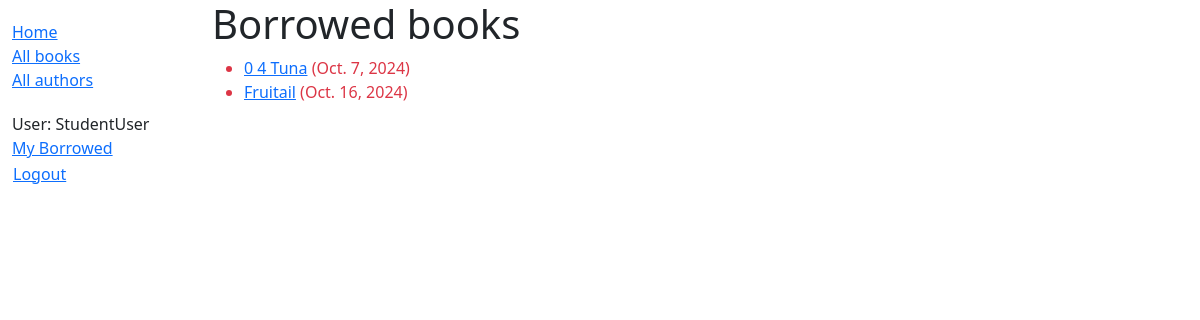
Page /catalog/mybooks/ (signed in) on the earlier database version.
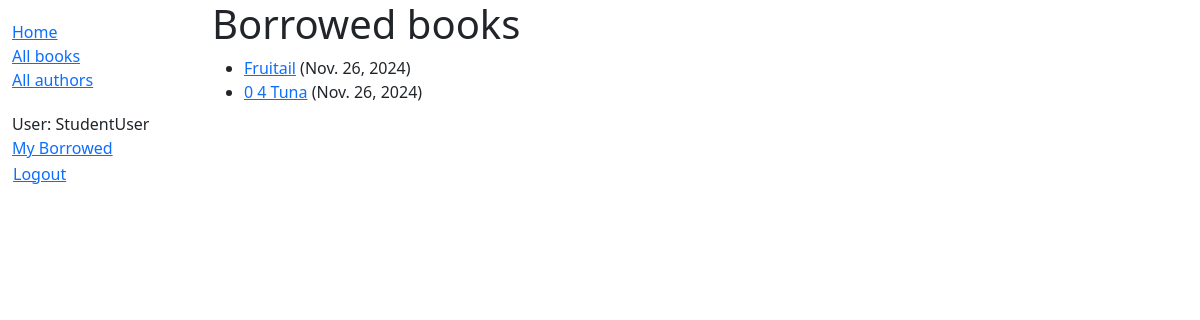
Same page on the later database version.
### catalog/models.py (models this page shows, shortened)
class BookInstance(models.Model):
    id = models.UUIDField(primary_key=True, default=uuid.uuid4,
                          help_text="Unique ID for this particular book across whole library")
    book = models.ForeignKey('Book', on_delete=models.RESTRICT, null=True)
    imprint = models.CharField(max_length=200)
    due_back = models.DateField(null=True, blank=True)
    borrower = models.ForeignKey(settings.AUTH_USER_MODEL, on_delete=models.SET_NULL, null=True, blank=True)
    LOAN_STATUS = (
        ('m', 'Maintenance'),
        ('o', 'On loan'),
        ('a', 'Available'),
        ('r', 'Reserved'),
    )
    status = models.CharField(
        max_length=1,
        choices=LOAN_STATUS,
        blank=True,
        default='m',
        help_text='Book availability',
    )
    class Meta:
        ordering = ['due_back']
        permissions = (("can_mark_returned", "Set book as returned"),)
    def display_status(self):
        """String representing the status of the book instance. in admin page"""
        return f'{self.status}'
    display_status.short_description = 'Status'
    def display_expected_return_date(self):
        """String representing the expected return date of the book instance. in admin page"""
        return f'{self.due_back}'
    display_expected_return_date.short_description = 'Due Back'
    @property
    def is_overdue(self):
        return bool(self.due_back and date.today() > self.due_back)

class Book(models.Model):
    title = models.CharField(max_length=200)
    author = models.ForeignKey('Author', on_delete=models.RESTRICT, null=True)
    summary = models.TextField(
        max_length=1000, help_text="Enter a brief description of the book")
    isbn = models.CharField('ISBN', max_length=13,
                            unique=True,
                            help_text='13 Character <a href=\
                                "https://www.isbn-international.org/content/what-isbn'
                                      '">ISBN number</a>')
    genre = models.ManyToManyField(
        Genre, help_text="Select a genre for this book")
    def display_genre(self):
        """Create a string for the Genre. This is required to display genre in Admin."""
        return ', '.join(genre.name for genre in self.genre.all()[:3])
    display_genre.short_description = 'Genre'

### catalog/views.py (the view)
# urls.py: path('mybooks/', views.LoanedBooksByUserListView.as_view(), name='my-borrowed'),
class LoanedBooksByUserListView(LoginRequiredMixin,generic.ListView):
    model = BookInstance
    template_name = 'catalog/bookinstance_list_borrowed_user.html'
    paginate_by = 10
    def get_queryset(self):
        return (
            BookInstance.objects.filter(borrower=self.request.user)
            .filter(status__exact='o')
            .order_by('due_back')
        )

### catalog/templates/catalog/bookinstance_list_borrowed_user.html
{% extends "base_generic.html" %}
{% block content %}
    <h1>Borrowed books</h1>
    {% if bookinstance_list %}
    <ul>
      {% for bookinstance in bookinstance_list %}
      <li class="{% if bookinstance.is_overdue %}text-danger{% endif %}">
        <a href="{% url 'book-detail' bookinstance.book.pk %}">{{ bookinstance.book.title }}</a> ({{ bookinstance.due_back }})
      </li>
      {% endfor %}
    </ul>
    {% else %}
      <p>There are no books borrowed.</p>
    {% endif %}
{% endblock %}

Differences in the rows shown:
changed BookInstance "Fruitail": due_back "Oct. 16, 2024" → "Nov. 26, 2024"; moves up the list
changed BookInstance "0 4 Tuna": due_back "Oct. 7, 2024" → "Nov. 26, 2024"
